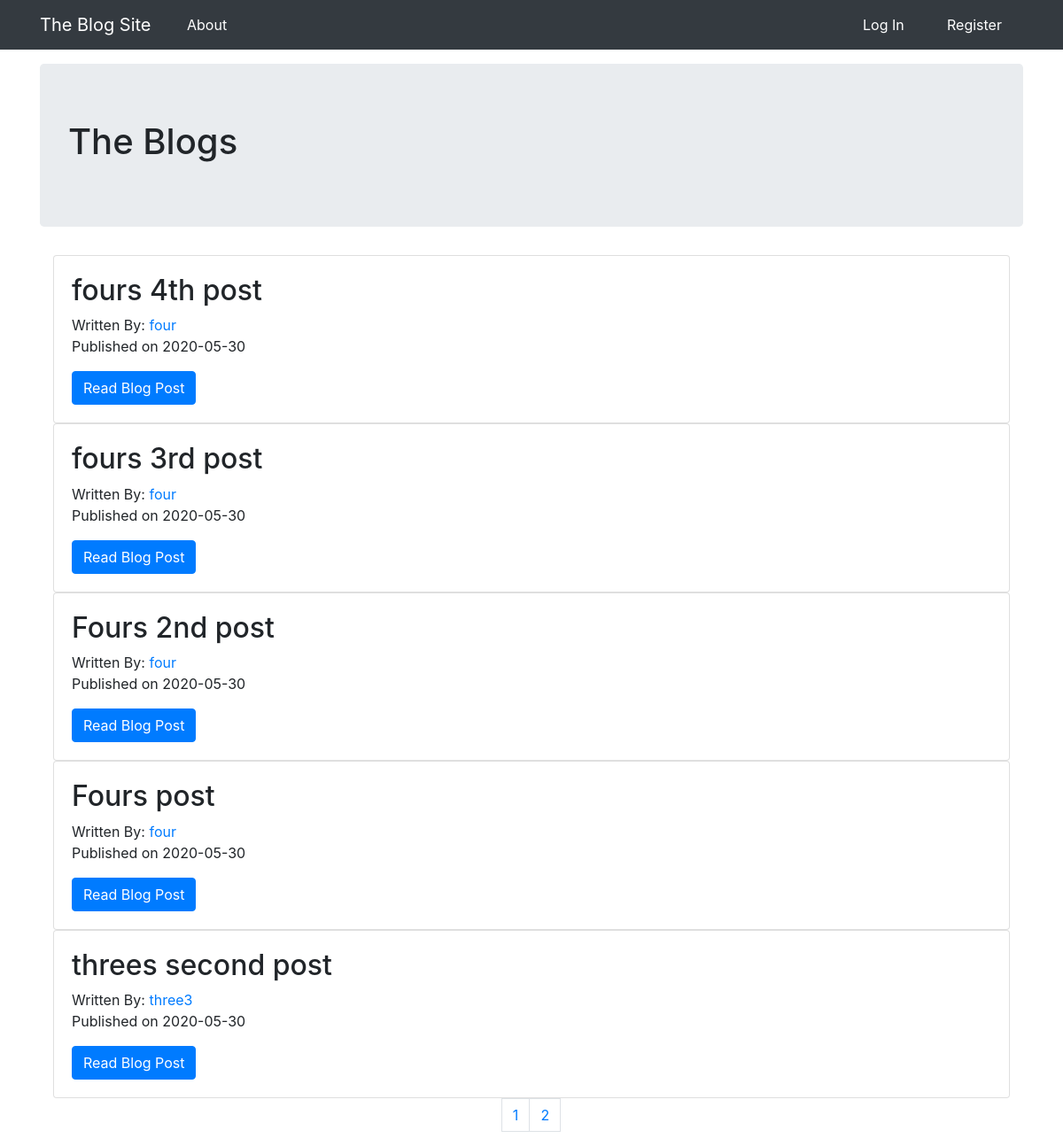
The page / on the database its author committed.
### main/models.py (models this page shows, shortened)
class BlogPost(db.Model):
    users = db.relationship(User)
    id = db.Column(db.Integer, primary_key=True)
    user_id = db.Column(db.Integer, db.ForeignKey('users.id'), nullable=False)
    date = db.Column(db.DateTime, nullable=False, default=datetime.utcnow)
    title = db.Column(db.String(140), nullable=False)
    text = db.Column(db.Text, nullable=False)

class User(db.Model, UserMixin):
    __tablename__ = 'users'
    id = db.Column(db.Integer, primary_key=True)
    profile_image = db.Column(db.String(64), nullable=False,
                              default='default_profile.png')
    email = db.Column(db.String(64), unique=True, index=True)
    username = db.Column(db.String(64), unique=True, index=True)
    password_hash = db.Column(db.String(128))
    posts = db.relationship('BlogPost', backref='author', lazy=True)

### main/core/views.py (the view)
@core.route('/')
def index():
    page = request.args.get('page', 1, type=int)
    blog_posts = BlogPost.query.order_by(BlogPost.date.desc()).paginate(page=page, per_page=5)
    return render_template('index.html', blog_posts=blog_posts)

### main/templates/index.html
{% extends "base.html" %}
{% block content %}
    <div class="jumbotron">
        <h1>The Blogs</h1>
    </div>
    <div class="container">
        {% for post in blog_posts.items %}
                <div class="card">
                    <div class="card-body">
                        <h2>
                                {{ post.title }}
                        </h2>
                        Written By:
                        <a href="{{ url_for('users.user_posts', username=post.author.username) }}">
                            {{ post.author.username }}
                        </a>
                        <p>Published on {{ post.date.strftime('%Y-%m-%d') }}</p>
                        <a class="btn btn-primary" href="{{ url_for('blog_posts.blog_post', blog_post_id=post.id) }}">
                            Read Blog Post
                        </a>
                    </div>
                </div>
        {% endfor %}
    </div>
    <nav aria-label="Page Navigation example">
        <ul class="pagination justify-content-center">
            {% for page_num in blog_posts.iter_pages(left_edge=1, right_edge=1, left_current=1, right_current=2) %}
                    {% if blog_posts.page == page_num %}
                            <li classs="page-item disabled">
                                <a class="page-link" href="{{ url_for('core.index', page=page_num) }}">
                                    {{ page_num }}
                                </a>
                            </li>
                    {% else %}
                            <li classs="page-item">
                                <a class="page-link" href="{{ url_for('core.index', page=page_num) }}">
                                    {{ page_num }}
                                </a>
                            </li>
                    {% endif %}
            {% endfor %}
        </ul>
    </nav>
{% endblock %}

### main/static/style.css (style rules this page uses)
body { min-height: 75rem; padding-top: 4.5rem; }

### rows shown on the page
BlogPost: title "fours 4th post", author.username "four", date "2020-05-30"
BlogPost: title "fours 3rd post", author.username "four", date "2020-05-30"
BlogPost: title "Fours 2nd post", author.username "four", date "2020-05-30"
BlogPost: title "Fours post", author.username "four", date "2020-05-30"
BlogPost: title "threes second post", author.username "three3", date "2020-05-30"

### other values the page prints
{{ page_num }} "1"
{{ page_num }} "2"
